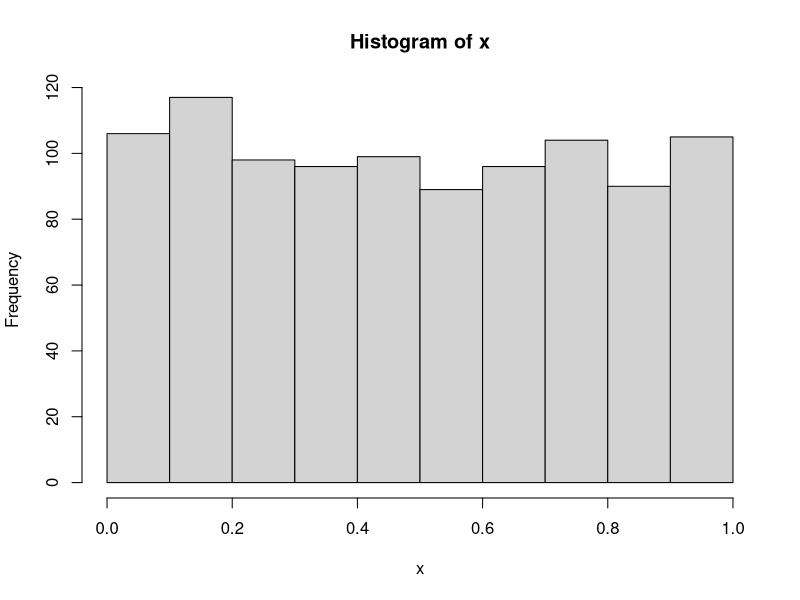
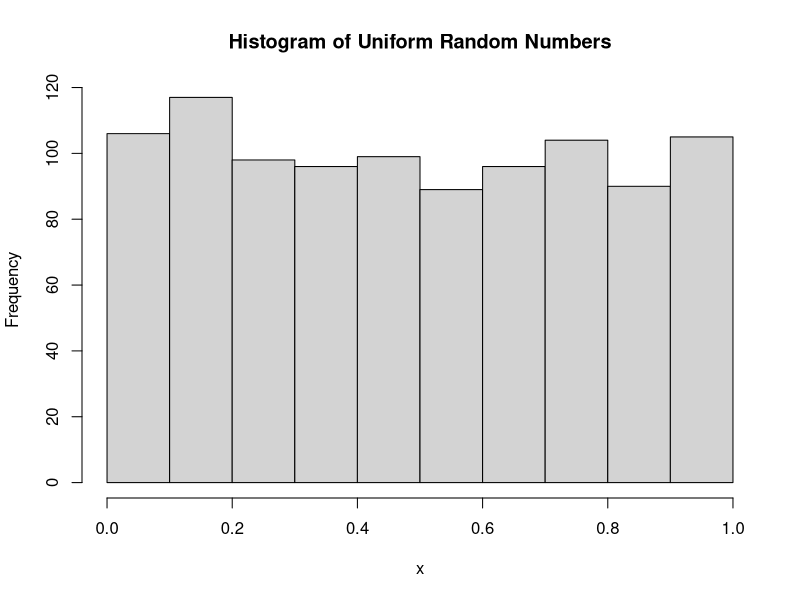
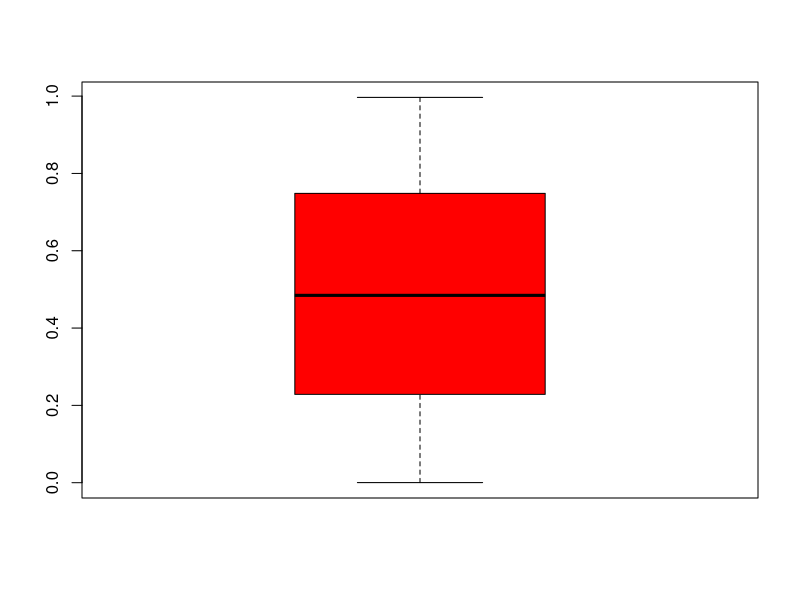

The R script that drew these images, in order:
## ---- chunk 1
knitr::opts_chunk$set(echo = TRUE)
## ---- chunk 2
# if you dont have tidyverse then run the following line once 
# install.packages(c("tidyverse", "knitr"))
library(tidyverse)
library(knitr)
library(lubridate)
## ---- chunk 3
(tcsv <- read.csv("Data/WHO-2a.csv"))  # traditional csv object
(ncsv <- read_csv("Data/WHO-2a.csv"))  # new csv, tibble object

## ---- chunk 4
class(ncsv) # traditional csv function, read.csv 
class(tcsv) # tidyverse read_csv
## ---- chunk 5
read_csv("Data/WHO-2a.csv", comment = "#")
## ---- chunk 6
str(available.packages(repos = "http://cran.us.r-project.org"))
## ---- chunk 7
sessionInfo()
## ---- chunk 8
ia <- 1L 
ia1 <- 1
class(ia)
typeof(ia)

class(ia1)
typeof(ia1)
## ---- chunk 9
ra <- runif(10)
typeof(ra)
class(ra)
## ---- chunk 10
ca <- c("Tom", "cat")
typeof(ca)
class(ca)
## ---- chunk 11
ia <- 1L 
names(ia) <- "id"
ia
## ---- chunk 12
M <- matrix(1:6, 3, 2)
dim(M)
args(matrix)
## ---- chunk 13
aa <- 22.7

aa = 1 # DO not use not standard

aa + 2
sqrt(aa+1)
aa/3

ages<-c(1,2,3,4) # another way to create vectors
ages

ages+3   # ages of kids after 3 years 
         # scalar is a zero vector
ages
 
## ---- chunk 14
 No = c("1run", "b$", "^mean", "!var1", "_x1", ""  )
Yes = c("run1", "b" ,  "mean",  "var1", "x_1", ".x")
df <- data_frame(Acceptable = No, Unacceptable = Yes)
kable(df, caption = "Acceptable (Yes) and non-acceptable (No) Variable Names")
## ---- chunk 15
var1 <- 2
VAR1 <- 1 
var1 + VAR1
(var1 <- 100) # overwrite 
## ---- chunk 16
ls() # to see what (non-hidden) variables are in the current working environment
list.files()  # to see the list of files in the current working directory
## ---- chunk 17
die <- 1:6 # 6 sided die
## ---- chunk 18
die + 2
die/2

die * die
## ---- chunk 19
die + 1:2
## ---- chunk 20
sum(die)
mean(die)
## ---- chunk 21
pi # not PI
## ---- chunk 22
round(pi, 10) # what happened here?
sprintf('%.10f', round(pi, 10))

round(pi, 2)
round(pi, digits = 9)
signif(pi, 3) 

pvalue <- 0.003 
round(pvalue, 2)  # [1] 0
signif(pvalue, 2) # [1] 0.003

evalue <- 1.02342E-06 
signif(evalue,3)
 round(evalue,3)
## ---- chunk 23
args(round)
args(plot)
## ---- chunk 24
set.seed(243798)
p <- c(rep(0.01,5), 0.95)
sample(x = die, size = 10, replace = TRUE, prob = p)
## ---- chunk 25
set.seed(9274983)
sample(die, 10, replace = TRUE)
sample(die, 10, TRUE) #  define them explicitely
sample(x = die, size = 6, replace = TRUE)
## ---- chunk 26
set.seed(438927)
# First roll
sample(x = die, size = 2, replace = TRUE) # def prob
# one more roll
sample(x = die, size = 2, replace = TRUE) # def prob
## ---- chunk 27
unif_rand <- runif(10)
args(round)
## ---- chunk 28
dist <- function(a, b) {
  distsq <- sum( (b - a)^2 )
  sqrt(distsq)
}
## ---- chunk 29
# this isn't evaluated, but give it a try
sum <- function(x) prod(x)

sum(1:4)
base::sum(1:4)

# probably don't want this function lying around
rm(sum)
## ---- chunk 30
a <- c(1,2)
b <- c(3,3)

dist(a,b)
## ---- chunk 31
#Use RStudio to turn the following line into a function called dist2

distsq <- sum( (b - a)^2 )
sqrt(distsq)

## ---- chunk 32
x <- runif(1000)
hist(x)
hist(x, main = "Histogram of Uniform Random Numbers")
boxplot(x, col = "red")
## ---- chunk 33
summary(cars)
str(cars)
## ---- chunk 34
cars[1,]
cars[1:5,]
cars[1,]
cars[,1] # vector
class(cars[,1])
class(cars)
nrow(cars)
length(cars$speed)
min_speed <- min(cars$speed)
min_speed
max(cars$speed)
cars[min_speed,] # can be easily done using dplyr
filter(cars, speed > 20)
## ---- chunk 35
names(cars)
cars$speed # vector
cars$dist 
## ---- chunk 36
mylist <- list(a = 1:10, b = LETTERS[1:10], c = 11:20L, d = "Hello")
mylist
mylist[[1]]
mylist$a
## ---- chunk 37
INF<-3/0 # Inf or -Inf 
-3/0 
#diff between Inf and NA (not a number) 
!is.na(INF)

# what is then Inf?
is.finite(INF)
is.infinite(INF)
## ---- chunk 38
x<-seq(1:10)
x
sum(x) # 55
sum(x>5) # 5
#why? coercion
x>5  # logical T or F
# sum them 
sum(x>5) # you get 5 sum of  5 1s 
#if you want the sum of their values

sum(x[x>5])
## ---- chunk 39
# let us construct a 6 x 5 matrix
X <- matrix(rnorm(30), nrow=6, ncol=5 )

#or
#X <- matrix(rnorm(30), 6, 5)
# I prefer the previous form
## ---- chunk 40
apply(X, 2, sum)
## ---- chunk 41
set.seed(239874)
A <- matrix(rnorm(30), nrow=6, ncol=5 ) 
B <- matrix(rnorm(20), nrow=2, ncol=10 ) 
C <- matrix(rnorm(36), nrow=6, ncol=6 ) 

MyList <- list(A, B, C)
## ---- chunk 42
# Note the "[" is a separator
# The following line extracts first row from all matrices
lapply(MyList,`[`,2, 1)
## ---- chunk 43
sapply(MyList,`[`, 2, 1) # returns a vector
sapply(MyList,`[`, 2, 1:2) # returns a matrix

sapply(MyList,`[`, 2, 1, simplify= FALSE) # returns a list
## ---- chunk 44
tapply(mpg$hwy, mpg$cyl, mean)

# same output using sapply()
sapply(as.character(unique(mpg$cyl)), function(x) mean(mpg$hwy[mpg$cyl == x]))
# well, almost same output... order is off
